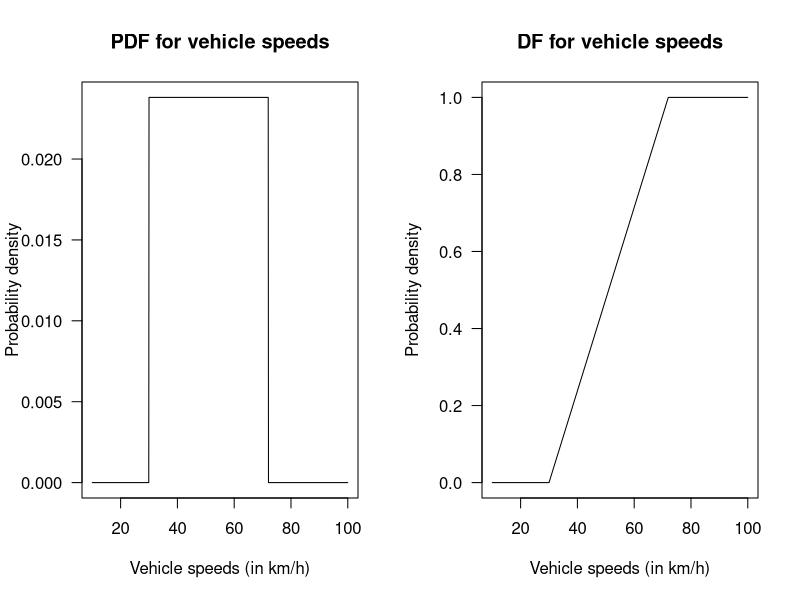
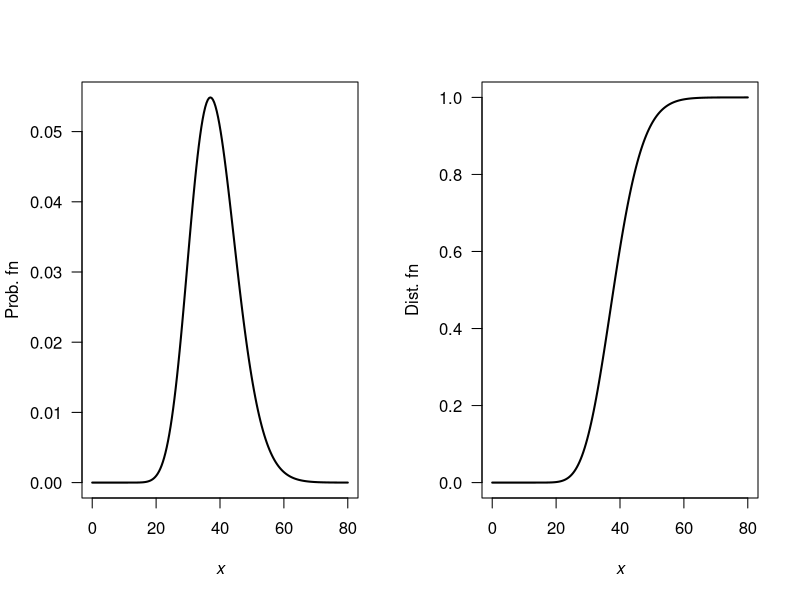
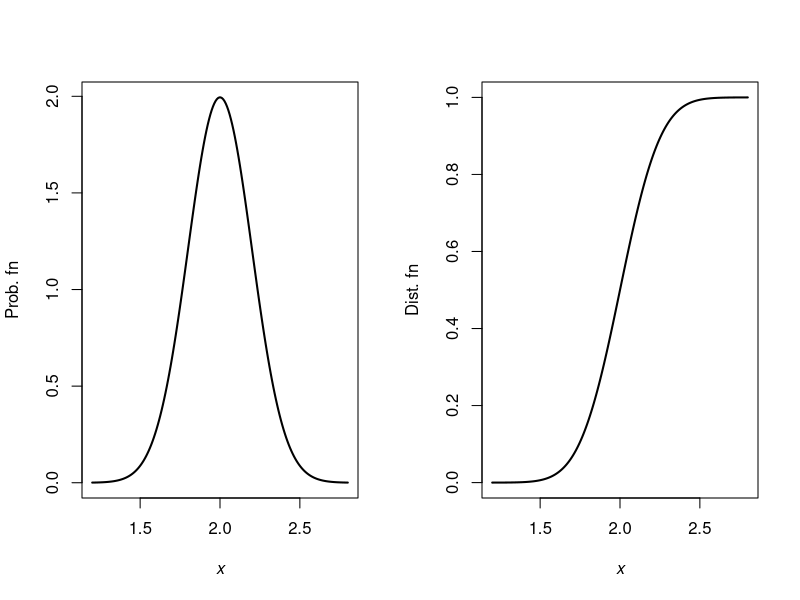
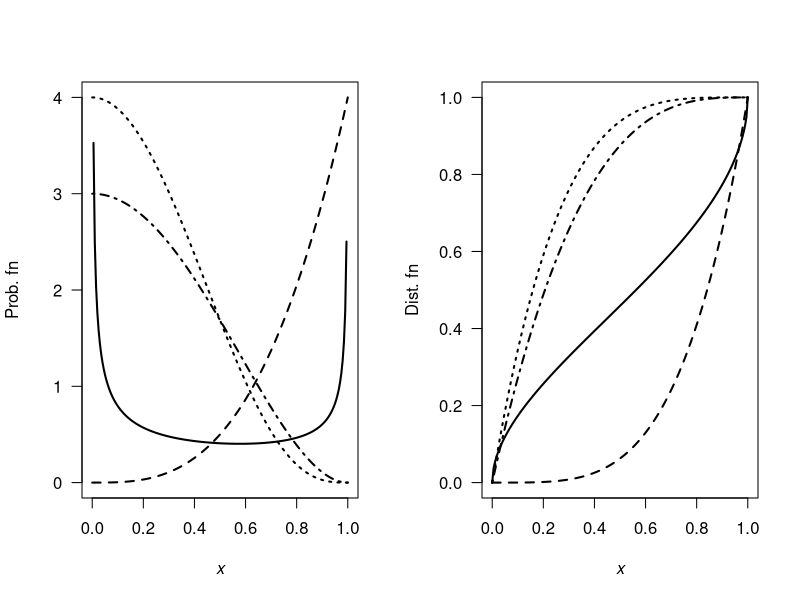
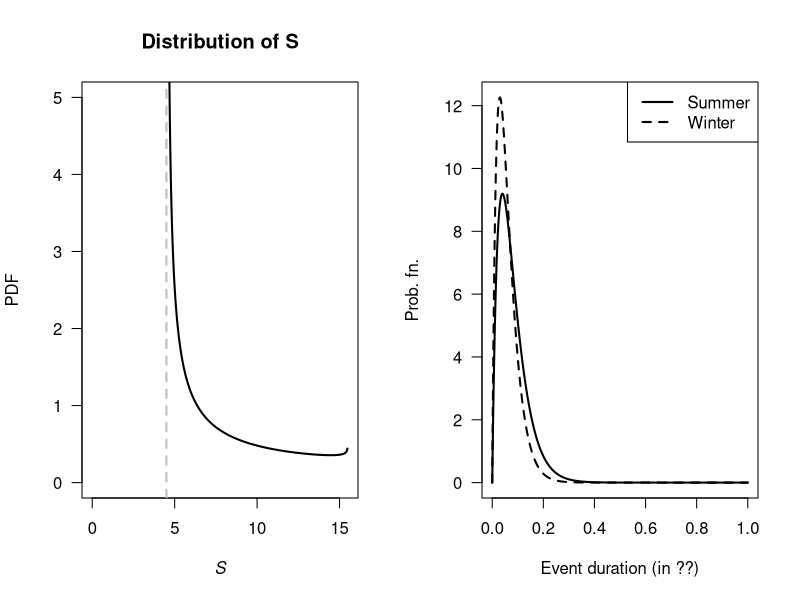
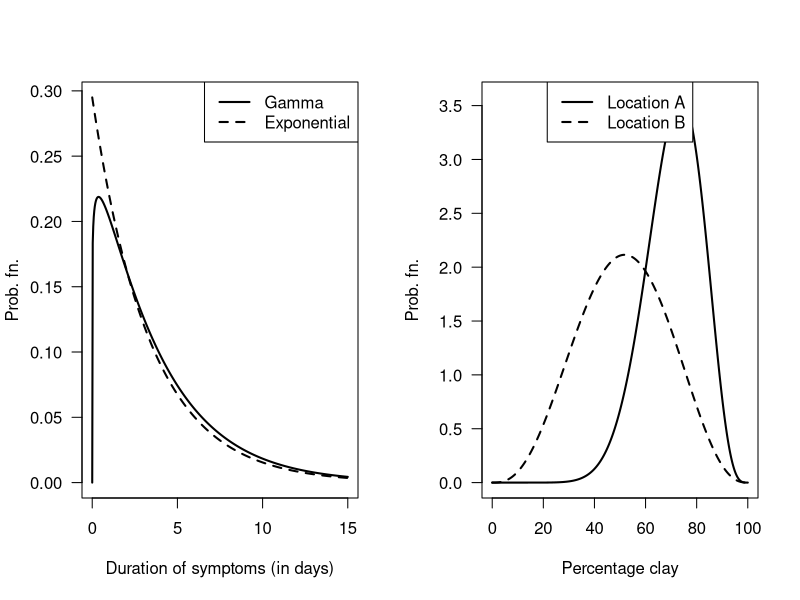
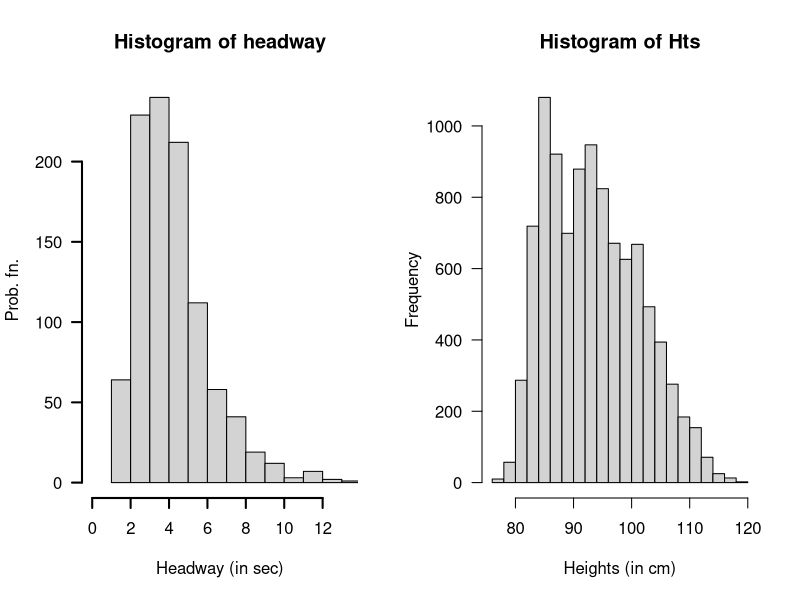
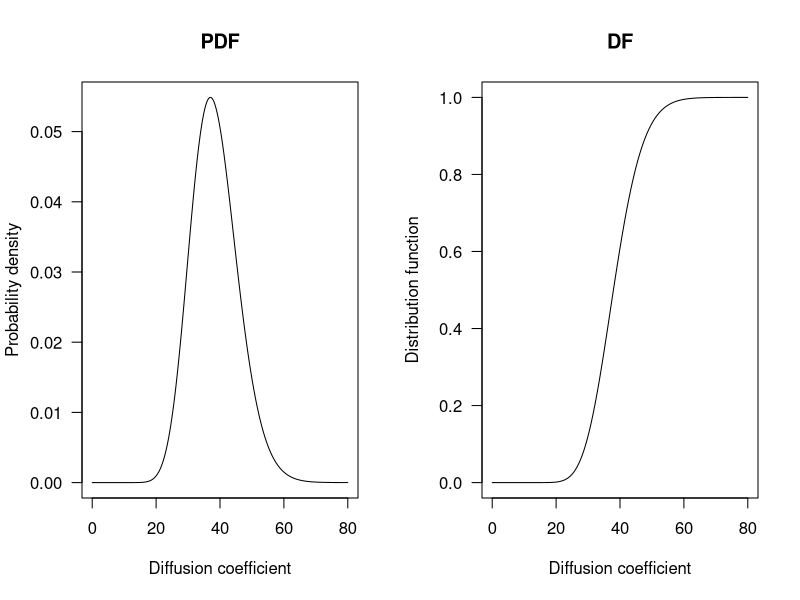

The R script that drew these images, in order:
## ---- chunk 1
1 - punif(60, 30, 72)
(1 - punif(65, 30, 72) ) /
  (1 - punif(60, 30, 72) )

## ---- chunk 2
par(mfrow = c(1, 2))

x <- seq(10, 100,
         length = 1000)
plot( x = x,
      y = dunif(x, 
                min = 30,
                max = 72),
      type = "l",
      las = 1,
      xlab = "Vehicle speeds (in km/h)",
      ylab = "Probability density",
      main = "PDF for vehicle speeds")

x <- seq(10, 100,
         length = 1000)
plot( x = x,
      y = punif(x, 
                min = 30,
                max = 72),
      type = "l",
      las = 1,
      ylim = c(0, 1),
      xlab = "Vehicle speeds (in km/h)",
      ylab = "Probability density",
      main = "DF for vehicle speeds")
## ---- chunk 3
# Proportion excluded:
pnorm(30, 48, 8.8) + # Slower than 30
   (1- pnorm(72, 48, 8.8)) # Faster than 72
## ---- chunk 4
alpha <- 27.05
beta <- 1.42

x <- seq(0, 80, length = 200)

par(mfrow = c(1, 2))

plot( y = dgamma(x, shape = alpha, scale = beta),
      x = x,
      las = 1,
      xlab = expression(italic(x)),
      ylab = "Prob. fn",
      type = "l",
      lwd = 2)
plot( y = pgamma(x, shape = alpha, scale = beta),
      x = x,
      xlab = expression(italic(x)),
      ylab = "Dist. fn",
      type = "l",
      las = 1,
      lwd = 2)

( pgamma(50, shape = alpha, scale = beta) - 
  pgamma(30, shape = alpha, scale = beta) ) /
pgamma(50, shape = alpha, scale = beta)
## ---- chunk 5
mn <- 2
sd <- 0.2

x <- seq(1.2, 2.8, length = 200)

par(mfrow = c(1, 2))

plot( y = dnorm(x, mean = mn, sd = sd),
      x = x,
      xlab = expression(italic(x)),
      ylab = "Prob. fn",
      type = "l",
      lwd = 2)
plot( y = pnorm(x, mean = mn, sd = sd ),
      x = x,
      xlab = expression(italic(x)),
      ylab = "Dist. fn",
      type = "l",
      lwd = 2)

1 - pnorm(2.4, mean = mn, sd = sd)
qnorm(0.8, mean = mn, sd = sd)
qnorm(0.85, mean = mn, sd = sd)

## ---- chunk 6
dKumaraswamy <- function(x, a, b){
  a * b * x^(a - 1) * (1 - x^2) ^ (b - 1)
}
pKumaraswamy <- function(x, a, b){
  1 - (1 - x^a)^b
}


x <- seq(0, 1, length = 200)

par(mfrow = c(1, 2))

plot( y = dKumaraswamy(x, a = 0.5, b = 0.5),
      x = x,
      xlab = expression(italic(x)),
      ylab = "Prob. fn",
      las = 1,
      type = "l",
      ylim = c(0, 4),
      lwd = 2)
lines(y = dKumaraswamy(x, a = 4, b = 1),
      x = x,
      lwd = 2,
      lty = 2)
lines(y = dKumaraswamy(x, a = 1, b = 4),
      x = x,
      lwd = 2,
      lty = 3)
lines(y = dKumaraswamy(x, a = 1, b = 3),
      x = x,
      lwd = 2,
      lty = 4)




plot( y = pKumaraswamy(x, a = 0.5, b = 0.5),
      x = x,
      las = 1,
      xlab = expression(italic(x)),
      ylab = "Dist. fn",
      type = "l",
      lwd = 2)
lines(y = pKumaraswamy(x, a = 4, b = 1),
      x = x,
      lwd = 2,
      lty = 2)
lines(y = pKumaraswamy(x, a = 1, b = 4),
      x = x,
      lwd = 2,
      lty = 3)
lines(y = pKumaraswamy(x, a = 1, b = 3),
      x = x,
      lwd = 2,
      lty = 4)


## ---- chunk 7
v <- seq(0, 1, length = 500)
stime <- 4.5 + 11 * v
  
PDFv <- dbeta(v, shape1 = 0.287, shape2 = 0.926)

plot( PDFv ~ stime,
      type = "l",
      las = 1,
      xlim = c(0, 15.5),
      ylim = c(0, 5),
      xlab = expression(italic(S)),
      ylab = "PDF",
      main = "Distribution of S",
      lwd = 2)
abline(v = 4.5,
       lty = 2,
       col = "grey",
       lwd = 2)
## Part 3
1 - pbeta( 0.9545455, shape1 = 0.287, shape2 = 0.926)

## Part 4
qbeta(0.2, shape1 = 0.287, shape2 = 0.926) + 4.5
## ---- chunk 8
alpha <- 2; betaS <- 0.04; betaW <- 0.03
x <- seq(0, 1, length = 1000)

yS <- dgamma( x, shape = alpha, scale = betaS)
yW <- dgamma( x, shape = alpha, scale = betaW)

plot( range(c(yS, yW)) ~  range(x),
      type = "n", # No plot, just canvas
      las = 1,
      xlab = "Event duration (in ??)",
      ylab = "Prob. fn.")
lines(yS ~ x, 
      lty = 1,
      lwd = 2)
lines(yW ~ x, 
      lty = 2,
      lwd = 2)
legend( "topright",
        lwd = 2,
        lty = 1:2,
        legend = c("Summer", "Winter"))

1 - pgamma(6/24, shape = alpha, scale = betaW)
1 - pgamma(6/24, shape = alpha, scale = betaS)

## ---- chunk 9
alpha <- 1.11; beta <- 3.39

x <- seq(0, 15, length = 500)
yGamma <- dgamma(x, shape = alpha, scale = beta)
yExp <- dexp(x, rate = 1/beta)

plot( range (c(yGamma, yExp)) ~ range(x),
      type = "n", # No plot, just canvas
      las = 1,
      xlab = "Duration of symptoms (in days)",
      ylab = "Prob. fn.")
lines( yGamma ~ x,
       lwd = 2,
       lty = 1)
lines( yExp ~ x,
       lwd = 2,
       lty = 2)
legend( "topright",
        lwd = 2,
        lty = 1:2,
        legend = c("Gamma", "Exponential"))

## Part 3
1 - pgamma(4, shape = alpha, scale = beta)
1 - pexp(4, rate = 1/beta)

## Part 4
qgamma(0.95, shape = alpha, scale = beta)
qexp(0.95, rate = 1/beta)
## ---- chunk 10
pnorm(5, mean = 6, sd = 1.5)

(1 - pnorm(7, mean = 6, sd = 1.5) ) / 
  (1 - pnorm(5, mean = 6, sd = 1.5) )

qnorm(0.85, mean = 6, sd = 1.5)
## ---- chunk 11
x <- seq(0, 1, length = 1000)
yA <- dbeta(x, shape1 = 11.52, shape2 = 4.75)
yB <- dbeta(x, shape1 = 3.85, shape2 = 3.65)

plot( range( c(yA, yB)) ~ range(100 * x),
      type = "n", #No plot, just canvas
      las = 1,
      xlab = "Percentage clay",
      ylab = "Prob. fn.")
lines( yA ~ I(100 * x), 
       lwd = 2,
       lty = 1)
lines( yB ~ I(100 * x), 
       lwd = 2,
       lty = 2)
legend("top",
       lty = 1:2,
       lwd = 2,
       legend = c("Location A", "Location B"))

## Part 3
pbeta( 0.5, shape1 = 11.52, shape2 = 4.75)
pbeta( 0.5, shape1 = 3.85, shape2 = 3.65)
## ---- chunk 12
numSims <- 1000
yHeadway <- rgamma( n = numSims,
                    shape = 2.5,
                    rate = 0.8)
xHeadway <- yHeadway + 1.2
hist(xHeadway,
     las = 1,
     lwd = 2,
     xlim = c(0, max(xHeadway)),
     main = "Histogram of headway",
     ylab = "Prob. fn.",
     xlab = "Headway (in sec)")

xMean <- 3.2; xVar <- 1.6
xLo <- 3.2 - 2 * sqrt(xVar)
xHi <- 3.2 + 2 * sqrt(xVar)
cat("Limits", xLo, "and", xHi, "\n")

# Part 3
Num <- sum( (xHeadway < xHi ) & (xHeadway > xLo) )
EmpiricalProp <- Num / numSims
EmpiricalProp

# Part 4: Tchebyshev: AT LEAST this proportion
k <- 2
1 - 1/k^2
## ---- chunk 13
htMean <- function(x) {
  7.5 * x + 70
}
htSD <- function(x) {
  0.4575 * x + 1.515
}

NumSims <- 10000

Ages <- c(
  rep(2, NumSims * 0.32),
  rep(3, NumSims * 0.33),
  rep(4, NumSims * 0.25),
  rep(5, NumSims * 0.10)
)

Hts <- rnorm(NumSims,
             mean = htMean(Ages),
             sd = htSD(Ages))
hist(Hts,
     las = 1,
     xlab = "Heights (in cm)")

# Taller than 100:
cat("Taller than 100cm:", sum( Hts > 100) / NumSims * 100, "%\n")
# Mean and variance:
cat("Mean:", mean( Hts ), "cm; ",
    "Std dev: ", sd(Hts), "cm\n")

# Sort the heights to find where the tallest 20% are:
cat("Tallest 15% are taller than", 
    sort(Hts)[ NumSims * 0.85], "cm\n")
## ---- chunk 14
topPart <- pgamma(50, shape = 27.05, scale = 1.42) - 
           pgamma(30, shape = 27.05, scale = 1.42)
bottomPart <-pgamma(50, shape = 27.05, scale = 1.42)

topPart / bottomPart
## ---- chunk 15
par(mfrow = c(1, 2))

x <- seq(0, 80,
         length = 1000)
y <- dgamma(x,
            shape = 27.05,
            scale = 1.42)
plot(y ~ x,
     las = 1,
     type = "l",
     xlab = "Diffusion coefficient",
     ylab = "Probability density",
     main = "PDF")


x <- seq(0, 80,
         length = 1000)
y <- pgamma(x,
            shape = 27.05,
            scale = 1.42)
plot(y ~ x,
     las = 1,
     type = "l",
     xlab = "Diffusion coefficient",
     ylab = "Distribution function",
     main = "DF")
